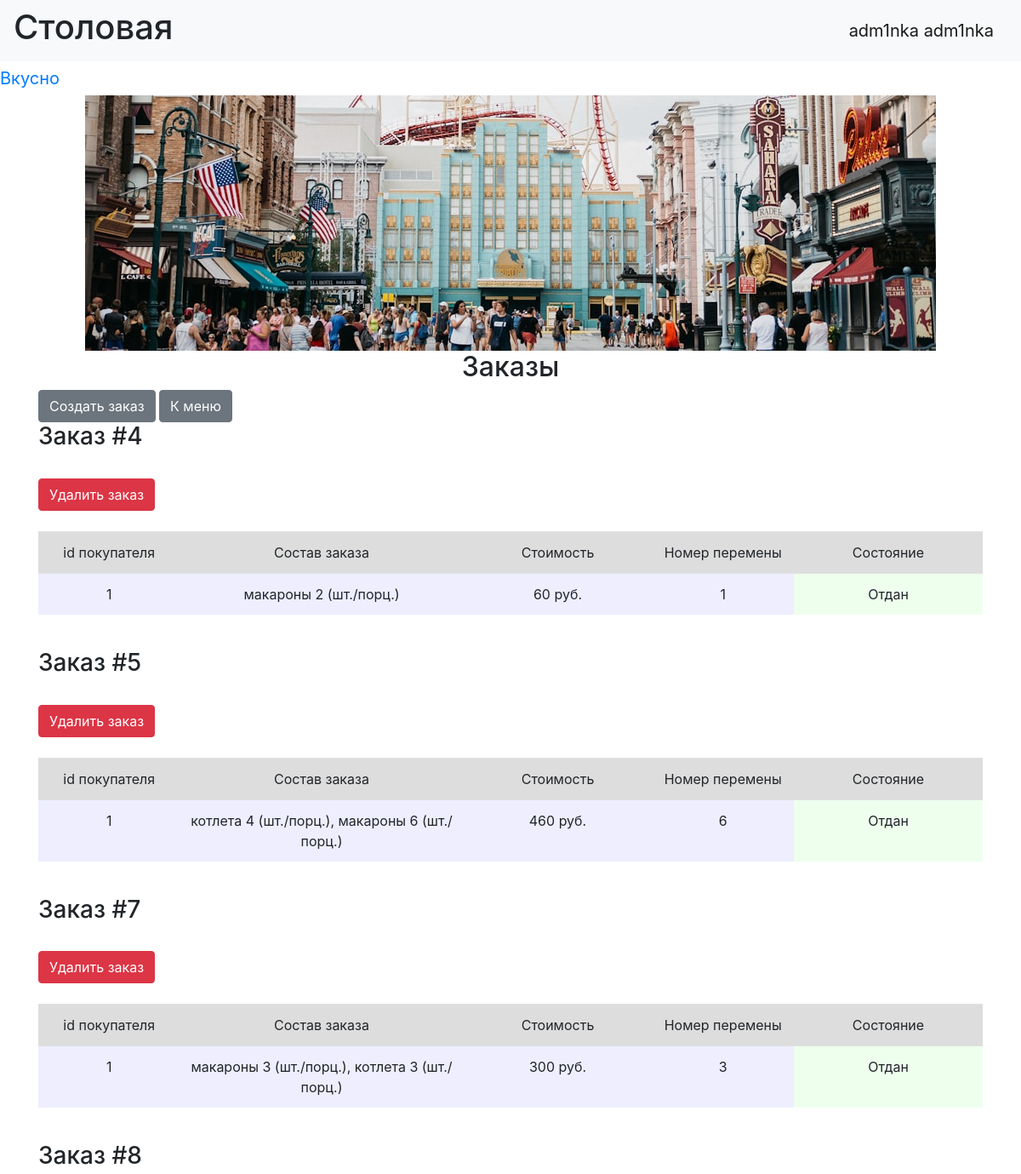
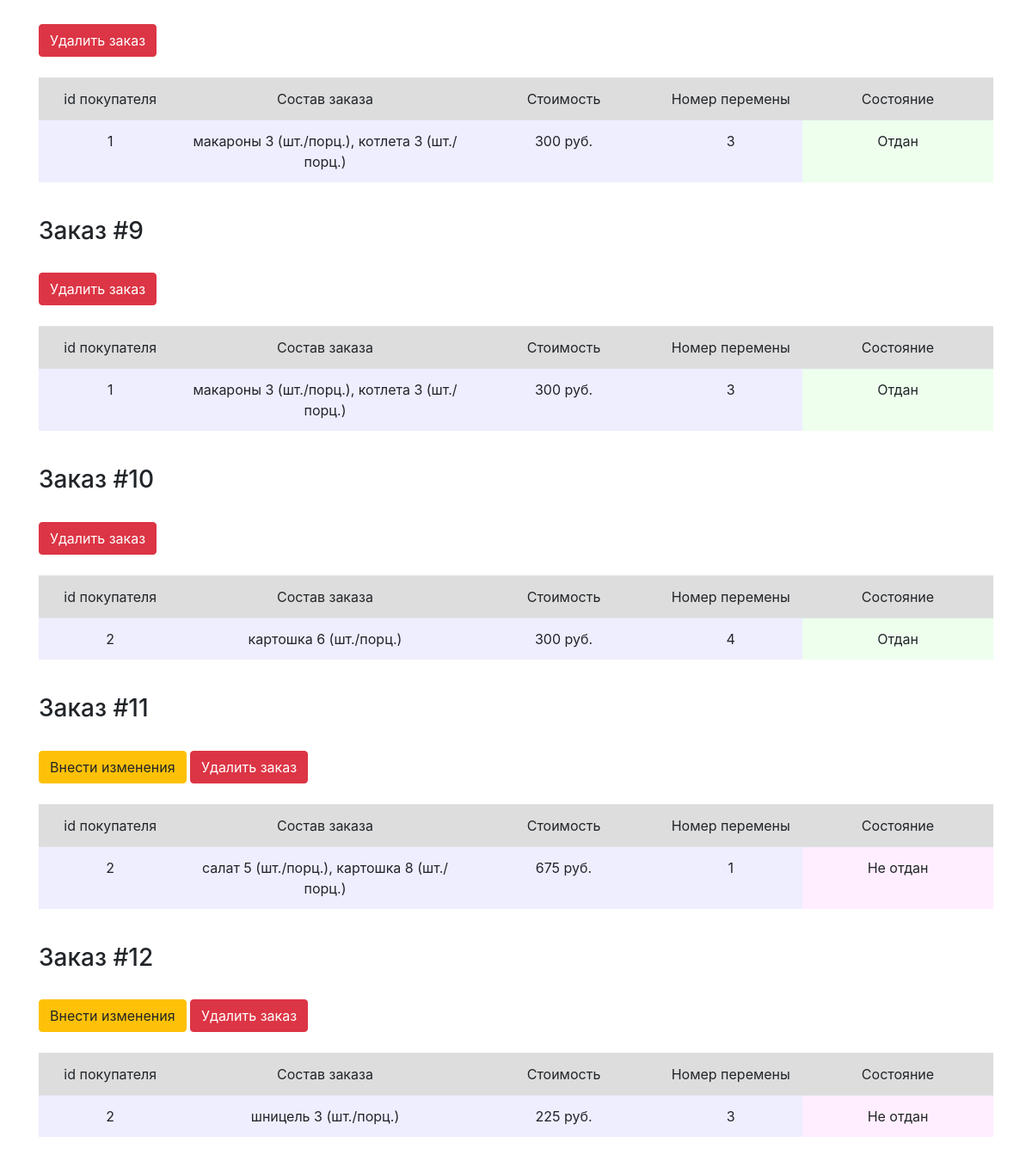
Screenshot of /index (signed in) with the database file from the repository (2 pictures, top to bottom).
### data/users.py (models this page shows, shortened)
class User(SqlAlchemyBase, UserMixin, SerializerMixin):
    __tablename__ = 'users'
    id = sqlalchemy.Column(sqlalchemy.Integer, primary_key=True, autoincrement=True)
    name = sqlalchemy.Column(sqlalchemy.String)
    surname = sqlalchemy.Column(sqlalchemy.String)
    grade = sqlalchemy.Column(sqlalchemy.String)
    password = sqlalchemy.Column(sqlalchemy.String)
    admin = sqlalchemy.Column(sqlalchemy.Boolean, nullable=False, default=False)

### data/orders.py (models this page shows)
class PersonalOrder(SqlAlchemyBase, UserMixin, SerializerMixin):
    __tablename__ = 'orders'
    id = sqlalchemy.Column(sqlalchemy.Integer, primary_key=True, autoincrement=True)
    person = sqlalchemy.Column(sqlalchemy.Integer, sqlalchemy.ForeignKey("users.id"))
    meal = sqlalchemy.Column(sqlalchemy.String)
    pause = sqlalchemy.Column(sqlalchemy.Integer)  #номер перемены
    status = sqlalchemy.Column(sqlalchemy.Boolean, default=False)

### main.py (the view)
@application.route("/")
@application.route("/index")
def index():
    db_sess = db_session.create_session()
    data = [order for order in db_sess.query(PersonalOrder).all()]
    orders = []
    for elem in data:
        summ = 0
        meal_count = {}
        for name_count in elem.meal.split(', '):
            meal_count[name_count.split('-')[0]] = int(name_count.split('-')[1])
            summ += prices[name_count.split('-')[0]] * int(name_count.split('-')[1])
        orders.append([elem.id, elem.person, ', \n'.join([f'{x} {y} (шт./порц.)' for x, y in meal_count.items()]),
                       summ, elem.pause, elem.status])
    return render_template("index.html", orders=orders, title='Заказы')

### data/db_session.py (called while the page is built)
def create_session() -> Session:
    global __factory
    return __factory()

### main.py (called while the page is built)
@login_manager.user_loader
def load_user(user_id):
    db_sess = db_session.create_session()
    return db_sess.get(User, user_id)

### templates/index.html (shortened to what this page needs)
{% extends "base.html" %}
{% block content %}
<h2 align="center">{{title}}</h2>
{% if current_user.is_authenticated %}
    <a href="add_order" class="btn btn-secondary">Создать заказ</a>
    <a href="show_menu" class="btn btn-secondary">К меню</a>
    <br>
{% endif %}
{% for order in orders %}
<h3>Заказ #{{ order[0] }}</h3>
<br>{% if current_user.admin %}
<div>
    {% if not order[5] %}
        <a href="/orders/{{ order[0] }}" class="btn btn-warning">Внести изменения</a>
    {% endif %}
    <a href="/delete_order/{{ order[0] }}" class="btn btn-danger">Удалить заказ</a>
</div>
<br>
{% endif %}
<div class="table_container">
    <table class="table">
        <tr class="my_row">
            <td class="title" width="150px" bgcolor="#dddddd" align="center">id покупателя</td>
            <td class="title" width="300px" bgcolor="#dddddd" align="center">Состав заказа</td>
            <td class="title" width="200px" bgcolor="#dddddd" align="center">Стоимость</td>
            <td class="title" width="150px" bgcolor="#dddddd" align="center">Номер перемены</td>
            <td class="title" width="200px" bgcolor="#dddddd" align="center">Состояние</td>
        </tr>
        <tr class="my_row">
            <td class="ordinary" bgcolor="#eeeeff" align="center">{{ order[1] }}</td>
            <td class="ordinary" bgcolor="#eeeeff" align="center">{{ order[2] }}</td>
            <td class="ordinary" bgcolor="#eeeeff" align="center">{{ order[3] }} руб.</td>
            <td class="ordinary" bgcolor="#eeeeff" align="center">{{ order[4] }}</td>
            {% if order[5] %}
            <td class="ordinary" bgcolor="#eeffee" align="center">Отдан</td>
            {% else %}
            <td class="ordinary" bgcolor="#ffeeff" align="center">Не отдан</td>
            {% endif %}
        </tr>
    </table>
</div>
<br>
{% endfor %}
{% endblock %}

### templates/base.html (shortened to what this page needs)
<!DOCTYPE html>
<html lang="en">
<head>
    <link rel="stylesheet" href="https://stackpath.bootstrapcdn.com/bootstrap/4.4.1/css/bootstrap.min.css"
>
    <link rel="stylesheet" href="../static/css/style.css">
</head>
  <body>
    <header>
      <nav class="navbar navbar-light bg-light">
          <h1>Столовая</h1>
          {% if current_user.is_authenticated %}
            <a class="navbar-brand" href="/logout">{{ current_user.name }} {{ current_user.surname }}</a>
          {% else %}
            <a class="btn btn-primary " href="/register_user">Зарегистрировать ученика</a>
            <a class="btn btn-primary " href="/register_admin">Зарегистрировать админа</a>
            <a class="btn btn-success" href="/login">Войти</a>
          {% endif %}
      </nav>
        <a class="navbar-brand" href="#">Вкусно</a>
    </header>
    <center>
        <img src="../static/img/photo.jpg">
    </center>
    <main role="main" class="container">
        <link rel="stylesheet" href="../static/img/photo.jpg">
        {% block content %}{% endblock %}
    </main>
  </body>
</html>

### rows the page displays
User: name "adm1nka", surname "adm1nka"
PersonalOrder: id "5", order "1", order "котлета 4 (шт./порц.), макароны 6 (шт./порц.)", order "460", pause "6", shows "Отдан"
PersonalOrder: id "7", order "1", order "макароны 3 (шт./порц.), котлета 3 (шт./порц.)", order "300", pause "3", shows "Отдан"
PersonalOrder: id "8", order "1", order "макароны 3 (шт./порц.), котлета 3 (шт./порц.)", order "300", pause "3", shows "Отдан"
PersonalOrder: id "9", order "1", order "макароны 3 (шт./порц.), котлета 3 (шт./порц.)", order "300", pause "3", shows "Отдан"
PersonalOrder: id "10", person "2", order "картошка 6 (шт./порц.)", order "300", pause "4", shows "Отдан"
PersonalOrder: id "11", person "2", order "салат 5 (шт./порц.), картошка 8 (шт./порц.)", order "675", pause "1", shows "Не отдан"
PersonalOrder: id "12", person "2", order "шницель 3 (шт./порц.)", order "225", pause "3", shows "Не отдан"

### other values shown
{{ title }} "Заказы"
{{ order[0] }} "4"
{{ order[1] }} "1"
{{ order[2] }} "макароны 2 (шт./порц.)"
{{ order[3] }} "60"
{{ order[4] }} "1"
